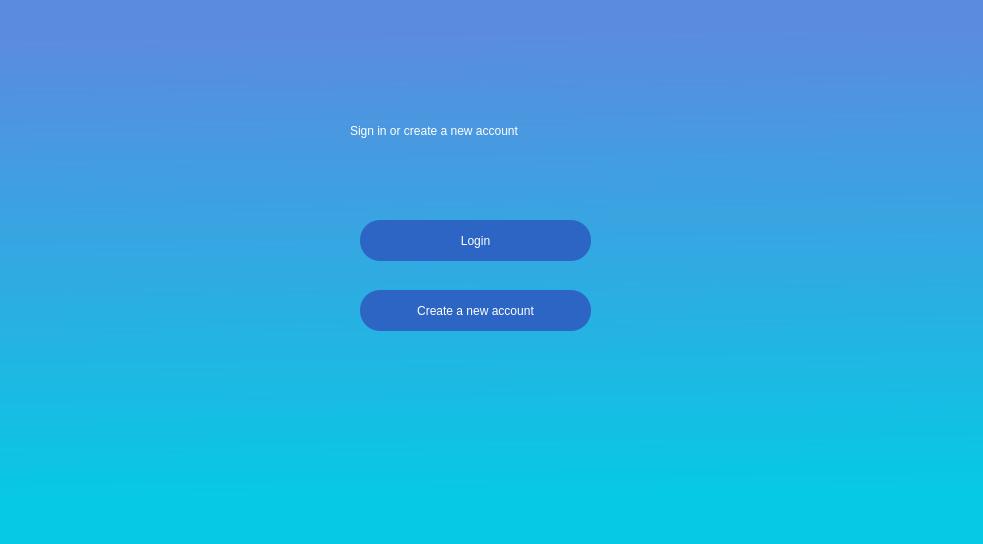
<?xml version="1.0" encoding="UTF-8"?>
<ui version="4.0">
 <class>Dialog</class>
 <widget class="QDialog" name="Dialog">
  <property name="geometry">
   <rect>
    <x>0</x>
    <y>0</y>
    <width>983</width>
    <height>544</height>
   </rect>
  </property>
  <property name="windowTitle">
   <string>Dialog</string>
  </property>
  <widget class="QWidget" name="bgwidget" native="true">
   <property name="geometry">
    <rect>
     <x>0</x>
     <y>0</y>
     <width>991</width>
     <height>551</height>
    </rect>
   </property>
   <property name="styleSheet">
    <string notr="true">QWidget#bgwidget{
background-color:qlineargradient(spread:pad, x1:0.542289, y1:0.057, x2:0.56204, y2:0.903, stop:0 rgba(91, 139, 223, 255), stop:1 rgba(6, 201, 229, 255));}</string>
   </property>
   <widget class="QLabel" name="label_2">
    <property name="geometry">
     <rect>
      <x>350</x>
      <y>100</y>
      <width>291</width>
      <height>61</height>
     </rect>
    </property>
    <property name="styleSheet">
     <string notr="true">font: 12pt &quot;MS Shell Dlg 2&quot;;color:rgb(255, 255, 255)</string>
    </property>
    <property name="text">
     <string>Sign in or create a new account</string>
    </property>
   </widget>
   <widget class="QPushButton" name="login">
    <property name="geometry">
     <rect>
      <x>360</x>
      <y>220</y>
      <width>231</width>
      <height>41</height>
     </rect>
    </property>
    <property name="styleSheet">
     <string notr="true">QPushButton{
	border-radius:20px;
	background-color: rgb(45, 101, 197);
	font: 13pt &quot;MS Shell Dlg 2&quot;;
	color: rgb(255, 255, 255);
}

QPushButton:hover {
	background-color: rgb(50, 110, 255);
	color:rgb(255, 255, 255);
}</string>
    </property>
    <property name="text">
     <string>Login</string>
    </property>
   </widget>
   <widget class="QPushButton" name="create">
    <property name="geometry">
     <rect>
      <x>360</x>
      <y>290</y>
      <width>231</width>
      <height>41</height>
     </rect>
    </property>
    <property name="styleSheet">
     <string notr="true">QPushButton{
	border-radius:20px;
	background-color: rgb(45, 101, 197);
	font: 13pt &quot;MS Shell Dlg 2&quot;;
	color: rgb(255, 255, 255);
}

QPushButton:hover {
	background-color: rgb(50, 110, 255);
	color:rgb(255, 255, 255);
}</string>
    </property>
    <property name="text">
     <string>Create a new account</string>
    </property>
   </widget>
   <widget class="QLabel" name="taskify_logo">
    <property name="geometry">
     <rect>
      <x>260</x>
      <y>20</y>
      <width>411</width>
      <height>81</height>
     </rect>
    </property>
    <property name="text">
     <string>&lt;html&gt;&lt;head/&gt;&lt;body&gt;&lt;p&gt;&lt;img src=&quot;:/newPrefix/assets/taskify_logo.png&quot;/&gt;&lt;/p&gt;&lt;/body&gt;&lt;/html&gt;</string>
    </property>
   </widget>
  </widget>
 </widget>
 <resources>
  <include location="taskify_logo_resource.qrc"/>
 </resources>
 <connections/>
</ui>
